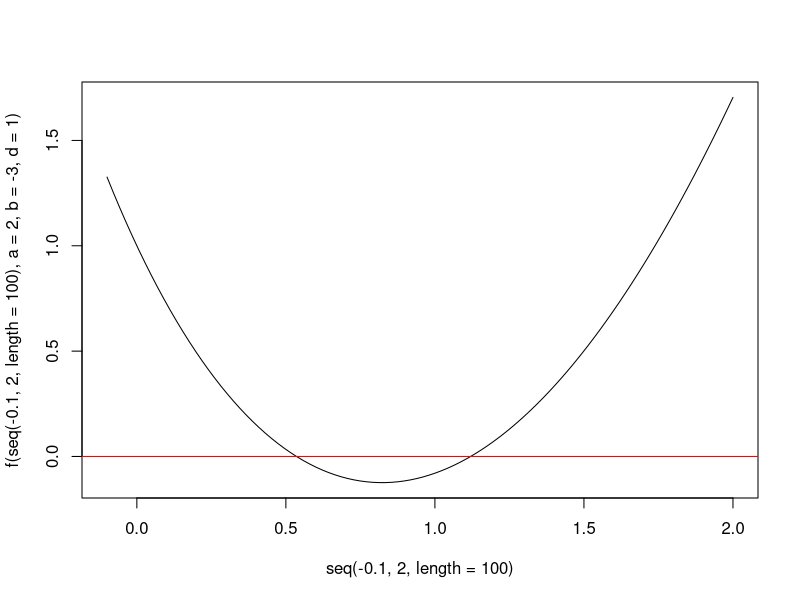

The R script that drew this image: (Note: this script raises an error after producing the figure.)
####newtons method part 2 ####

# f 

f <-  function(x, a, b, d){
  x ^ a + b * log(x + 1) +d
  
}

# derivative of x 
f1 <- function(x, a, b, d){
  a * x^(a - 1) + b/ (x +1)
}

#dx <-  deriv(~ x^ 2,  "x")


# final vertion 

NewtMeth  <- function(f, xinit, f1 = NULL, exp= 1e-7, n = 100, ...){
  x <-  xinit  
  
  i <- 0
  
  repeat{
    if (! is.null(f1)){
      Delta <- f(x, ...)/ f1(x, ...)
    }
    
    else {
       del <- 1e-7
       
       fx <- f(x, ...)
       
       f1x <-  (f(x +del, ...) - fx)/ del
       
       Delta <- fx  / f1x
    }
    
    x <- x - Delta
    
    i  <- i + 1
    
    if(i <= n & abs(Delta) <  exp) {break}
    
    if(i > n){ 
      print("not converged!")
      break
    } 
    
  }# end  of repeat 
  
  return(list (x = x, xinit = xinit, iter = i))
  
}# end of fun

plot(seq(-0.1, 2, length = 100), 
     f(seq(-0.1, 2, length = 100), a = 2, b= -3, d= 1), type = "l")

abline (h = 0, col = "red")
abline (v = c(s1c, s2c), col = c("blue", "violet"))


s1c <-NewtMeth(f, 
               xinit = 0.5,
               f1  = NULL,
               a = 2,
               b = -3,
               d = 1)[1]

s2c <-NewtMeth(f, 
               xinit = 1,
               f1  = f1,
               a = 2,
               b = -3,
               d = 1)[1]

# Example of use of the  function ####
y <- c(9, 14, 3, 3, 8, 7, 7, 6, 7, 0, 6, 0, 5, 1, 3, 12, 2, 4, 0, 11)

l<-  function(theta, y){
  return( sum(y) * log(theta) + length(y) * log(1 -  theta))
}

l1 <- function(theta, y){
  return( sum(y) / theta - length(y) / (1 - theta))
}

l2 <-  function(theta, y){
  return( -sum(y) / theta^2 - length(y) / (1 - theta)^2)
}

theta <-  seq(0.01, 0.99,  by = 0.01)

windows()
plot(theta, l(theta, y), type="l")
abline(v = theta[which.max(l(theta, y))], col = "red")

# which value of theta  the maximizer ? MLE

theta[which.max(l(theta, y))]


#analytical solution 

ml  <- sum(y) / (length(y) + sum(y))

# by using  newmeth

NewtMeth(
  f =  l1,
  xinit = 0.5,
  f1 = l2,
  y = y
)

NewtMeth(
  f =  l1,
  xinit = 0.01,
  y = y
)


# with Poisson rv

lp <- function(theta, y){
  n <- length(y)
  
  return(-  sum(log(factorial(y))) + sum(y) * log(theta) - n  * theta)
  
}

lp1 <- function(theta, y){
  n <- length(y)
  
  return(sum(y) /  (theta -  n))
  
}

lp2<- function(theta, y){
  
  return( - sum(y) /  theta^2)
  
}

# alternative way to obtain the log- likelihood


lp_posson <- function(theta, y){
  return(sum(dpois(y, theta, log = TRUE)))
}

thetas <- seq(1,12, by = .1)

lp_posson(thetas,y) # wrong!!!!!!!!!!!!!

lp(thetas, y) # ok!


sapply(thetas, lp_posson, y= y) #(1)

sapply(thetas, function(x){lp_posson(x,y)}) #(2)

#(1) and (2) are the same 

# emperical way 

theta[which.max(sapply(thetas, function(x){lp_posson(x,y)}))]

mean(y)


###########################################

#data
y <- c(9, 14, 3, 3, 8, 7, 7, 6, 7, 0, 6, 0, 5, 1, 3, 12, 2, 4, 0, 11)

lp1 <- function(theta, y){
  return(sum(y) / theta - length(y))
}

lp2 <- function(theta, y){
  return(- sum(y) / theta ^ 2)
}

thetas <- seq(1,50, by = 0.1)

mean(y)

NewtMeth(
  f = lp1,
  xinit = 11,
  f1 = lp2,
  y = y,
  n = 52
)


lg_posson <- function(theta, y){
  return (sum(dpois(y, theta, log = TRUE)))
}

il1 <- sapply(thetas, lg_posson, y = y)

windows()
plot(thetas, il1)
####

#optimizer 

optimize(f = lg_posson, interval = c(0,150), y = y, maximum = T)

##################
#simple idea of integral and definition of it 
# partition sum of areas of trap

# I = h/2 * [ f(x_0) + f(x_1) + sum_1 to n-1(f(j))]  


# work with new packege
require(ggpubr)


f1 <- function(x){
  return(x ^ 3 * exp(-x) + 0.2)
}

#ugly plot :)
curve(f1(x), from = 0, to = 1)

# let us use the ggplot 

df <- data.frame(cbind(c(0,0,1,1,0), c(0,0.2, f1(1), 0, 0) ) )


g1 <- ggplot()+ ylim(c(0,0.6))+ labs(y = "")+ 
  stat_function(fun = f1, 
                xlim = c(0,1), 
                size = 1.05, 
                alpha = 0.75, 
                col = "blue")+ #use new fun which is the same as curve
  geom_area(stat = "function", 
            data = df, 
            fun = f1, 
            fill = "black", 
            alpha = 0.3, 
            xlim= c(0,1))

# this will be the second plot 


g2 <- ggplot()+ ylim(c(0,0.6))+ labs(y = "")+ 
  stat_function(fun = f1, 
                xlim = c(0,1), 
                size = 1.05, 
                alpha = 0.75, 
                col = "blue")+ 
  geom_area(stat = "function", 
            data = df, 
            fun = f1, 
            fill = "black", 
            alpha = 0.3, 
            xlim= c(0,1))+
  geom_segment(aes(x = 0, y = 0.2, xend=1, yend= f1(1)))+
  geom_segment(aes(x = 1, y = 0, xend=1, yend= f1(1)))+
  geom_segment(aes(x = 0, y = 0, xend=0, yend= 0.2))+
  geom_polygon(data = df, aes(x = X1, y = X2), fill = "blue", alpha = 0.2)

# ggarrange() function which connect to grafs together 
windows()
ggarrange(g1, g2)
  
#with one trapezium is very easy but a very poor approximation 

b <-1; a<- 0
(b-a)/2 * sum(f1(a) + f1(b))

integrate(f = f1, a, b)

# if we use n sub-intervals 

seg <- seq(0,1, length = 20)

fx <- vector(length = length(seg))

#f or each sub-interval calculate the fun.

for (i in 1:length(seg)){
  fx[i] <- f1(seg[i])
}

#create a data frame 

df <- data.frame(xend = seg,
                 y = rep(0,20),
                 yend = fx,
                 yend1 = c(fx[2:20], fx[20]), 
                 xend1 = c(seg[2:20], seg[20])
)

# plot the function 

g3 <- ggplot(data = df)+
  stat_function(fun = f1,size= 1.05, alpha = 0.75, color= "blue")+
  geom_segment(aes(x = xend, y = y, xend = xend, yend = yend))+
  geom_segment(aes(x = xend, y = yend, xend = xend1, yend= yend1))+
  geom_ribbon(aes(x = xend , ymin = y, ymax = yend ), fill = "blue", alpha = 0.3)+
  geom_area(stat = "function", fun = f1, fill = "black", alpha = 0.3, xlim = c(0,1))


windows()

ggarrange(g1, g2, g3)

#####

trapezoid.approx <- function(f, a,b,n){
  
  if (is.function(f)== FALSE){stop("F must be a funtion")}
  
  h <- (b-a)/n
  
  j <- 1:(n-1)
  
  xj <- a + j*h
  
  approx <- h * ( (f(a) + f(b)) / 2  + sum(f(xj)))
  
  return(approx)
  
}

trapezoid.approx(f = f1, 0,1, 10000)

integrate(f1, 0, 1)


f2 <- function(x){
  return( exp(2 * x) *  sin(3 * x))
}

trapezoid.approx(f2, -.5, 2, 10000)

integrate(f2, -.5, 2)


#### final example ####

f3 <- function(x)dnorm(x)

pnorm(2) - pnorm( -1)

integrate(f3, -1,2)

trapezoid.approx(f3, -1,2, 10000)

 

